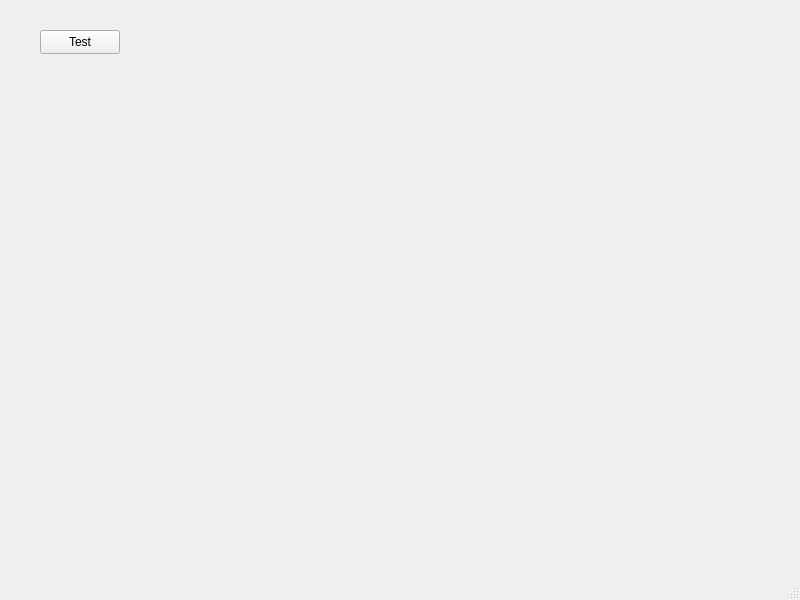
<?xml version="1.0" encoding="UTF-8"?>
<ui version="4.0">
 <class>MainWindow</class>
 <widget class="QMainWindow" name="MainWindow">
  <property name="geometry">
   <rect>
    <x>0</x>
    <y>0</y>
    <width>800</width>
    <height>600</height>
   </rect>
  </property>
  <property name="windowTitle">
   <string>MainWindow</string>
  </property>
  <widget class="QWidget" name="centralwidget">
   <widget class="QPushButton" name="btn_Test">
    <property name="geometry">
     <rect>
      <x>40</x>
      <y>30</y>
      <width>80</width>
      <height>24</height>
     </rect>
    </property>
    <property name="text">
     <string>Test</string>
    </property>
   </widget>
  </widget>
  <widget class="QMenuBar" name="menubar">
   <property name="geometry">
    <rect>
     <x>0</x>
     <y>0</y>
     <width>800</width>
     <height>21</height>
    </rect>
   </property>
  </widget>
  <widget class="QStatusBar" name="statusbar"/>
 </widget>
 <resources/>
 <connections/>
</ui>
